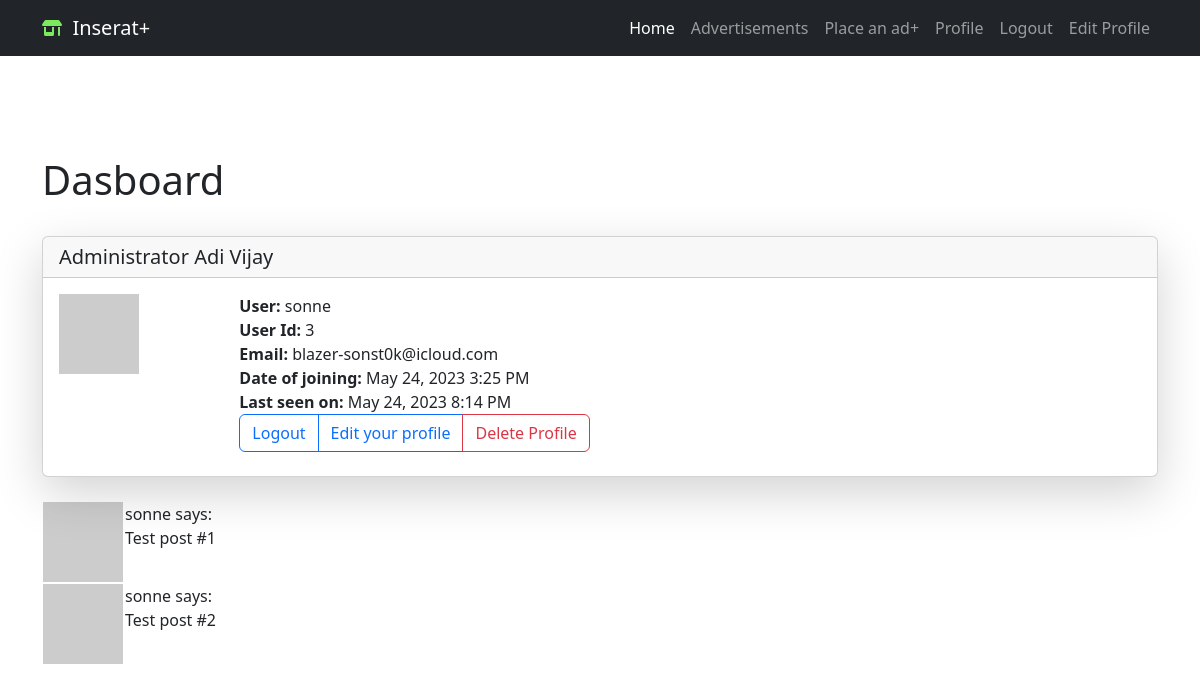
The page /user/sonne (signed in) on the database as committed earlier.
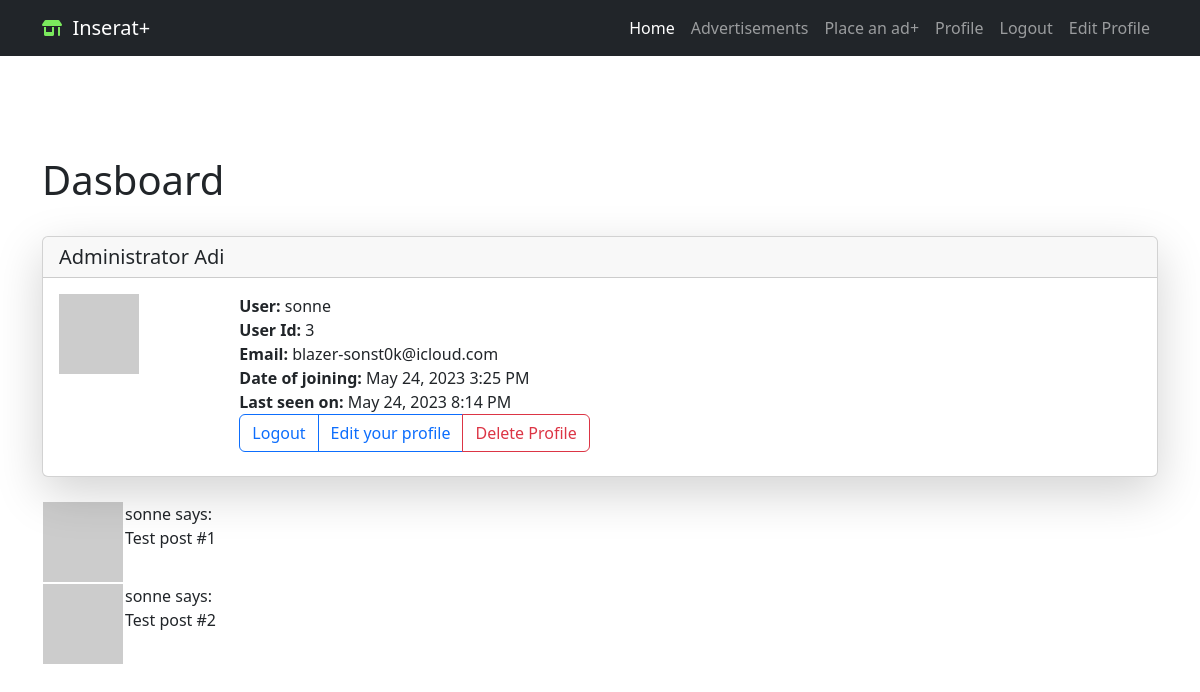
The same page on the database as committed later.
### app/models/login.py (models this page shows, shortened)
class User(db.Model, UserMixin):
    id = db.Column(db.Integer, primary_key=True)
    first_name = db.Column(db.String(50), nullable=False)
    last_name = db.Column(db.String(50), nullable=False)
    username = db.Column(db.String(20), unique=True, nullable=False)
    email = db.Column(db.String(120), unique=True, nullable=False)
    password_hash = db.Column(db.String(128), nullable=False)
    user_adedd = db.Column(db.DateTime, default=datetime.utcnow)
    last_seen = db.Column(db.DateTime, default=datetime.utcnow)
    is_admin = db.Column(db.Boolean, default=False)
    is_blocked = db.Column(db.Boolean, default=False)  # registered users can be blocked from logging in
    advertisements = db.relationship('Advertisement', backref='user', lazy=True)
    def avatar(self, size):
        digest = md5(self.email.lower().encode('utf-8')).hexdigest()
        return 'https://www.gravatar.com/avatar/{}?d=identicon&s={}'.format(
            digest, size
            )

### app/routes.py (the view)
@app.route('/user/<username>')
@login_required
def user(username):
    user = User.query.filter_by(username=username).first_or_404()
    posts = [
        {'author': user, 'body': 'Test post #1'},
        {'author': user, 'body': 'Test post #2'}
    ]
    return render_template('user.html', user=user, posts=posts)

### app/models/controlpanel.py (called while the page is built)
@app.context_processor
def security_context_processor():
    return dict(
        admin_base_template=admin.base_template,
        admin_view=admin.index_view,
        h=admin_helpers,
        get_url=url_for
    )

### app/models/login.py (called while the page is built)
@login.user_loader
def load_user(id):
    return User.query.get(int(id))

### app/routes.py (called while the page is built)
@app.before_request
def before_request():
    if current_user.is_authenticated:
        formatted_time = datetime.utcnow().strftime("%d-%b-%Y %H:%M:%S")
        current_user.last_seen = datetime.strptime(formatted_time, "%d-%b-%Y %H:%M:%S")
        db.session.commit()

### app/templates/user.html (shortened to what this page needs)
{% extends "base.html" %}
{% block content %}
<div class="container custom-container ">
  <h1>Dasboard</h1><br/>
  <div class="card shadow-lg">
    <h5 class="card-header">
      {{ user.first_name }}  {{ user.last_name }}</h5>
    <div class="card-body">
      <div class="card-title">
        <div class="row  g-0">
          <div class="col-sm-2 ">
            <img src="{{ user.avatar(128) }}">
          </div>
               <div class="col-sm-5">
                <strong>User:</strong>
                {{ user.username }}<br/>
                <strong>User Id:</strong>
                {{ user.id }}<br/>
                <strong>Email:</strong>
                {{ user.email }}<br/>
                {% if user.user_adedd %}
                <strong>Date of joining:</strong>
                {{ moment(user.user_adedd).format('LLL') }}<br/>
                {% endif %}
                {% if user.last_seen %}
                <strong>Last seen on:</strong>
                {{ moment(user.last_seen).format('LLL') }}<br/>
                {% endif %}
                <form action="{{ url_for('delete_profile') }}" method="POST" onsubmit="return confirm('Are you sure you want to delete your profile?');">
                  <div class="btn-group" role="group" aria-label="Basic outlined example">
                    <a href="{{ url_for('logout') }}" class="btn btn-outline-primary" role="button">Logout</a>
                    <a href="{{ url_for('edit_profile') }}" class="btn btn-outline-primary" role="button">Edit your profile</a>
                    <button type="submit" class="btn btn-outline-danger">Delete Profile</button>
                </form>
                </div>
             </div>
        </div>
      </div>
    </div>
  </div>
<br>
  {% if current_user.is_admin %}
  {% else %}
          <div class="container">
          {% for post in posts %}
              {% include 'includes/_post.html' %}
          {% endfor %}
  {% endif %}
</div>
{% endblock %}

### app/templates/base.html (shortened to what this page needs)
<!DOCTYPE html>
<html lang="en">
<head>
    <link rel="stylesheet" href="{{ url_for('static', filename='bootstrap/css/bootstrap.min.css') }}">
    <link rel="stylesheet" href="{{ url_for('static', filename='css/style.css') }}">
</head>
<body>
        {% include "includes/nav.html" %}
    {% block content %}{% endblock %}
</body>
</html>

### app/templates/includes/nav.html (shortened to what this page needs)
<nav class="navbar navbar-expand-lg navbar-dark bg-dark">
  <div class="container">
    <i class="fas fa-store-alt" style="color: #7bea5d;"></i>
    <a class="navbar-brand" href="{{ url_for('home') }}">&nbsp Inserat+</a>
    <div class="collapse navbar-collapse" id="navbarNav">
      <ul class="navbar-nav ms-auto">
        <li class="nav-item">
          <a class="nav-link active" aria-current="page" href="{{ url_for('home') }}">Home</a>
        </li>
        {% if current_user.is_anonymous %}
        <li class="nav-item">
          <a class="nav-link" href="{{ url_for('login') }}">Login</a>
        </li>
        <li class="nav-item">
          <a class="nav-link" href="{{ url_for('register') }}">Register</a>
        </li>
        {% else %}
        <li class="nav-item">
          <a class="nav-link" href="{{ url_for('advertisements') }}">Advertisements</a>
        </li>
        <li class="nav-item">
          <a class="nav-link" href="{{ url_for('home') }}">Place an ad+</a>
        </li>
        <li class="nav-item">
          <a class="nav-link" href="{{ url_for('user', username=current_user.username) }}">Profile</a>
        </li>
        <li class="nav-item">
          <a class="nav-link" href="{{ url_for('logout') }}">Logout</a>
        </li>
        <li class="nav-item">
          <a class="nav-link" href="{{ url_for('edit_profile') }}">Edit Profile</a>
        </li>
        {% endif %}
      </ul>
    </div>
  </div>
</nav>

### app/templates/includes/_post.html
{% block content %}
  <table>
    <tr valign="top">
        <td><img src="{{ post.author.avatar(36) }}"></td>
        <td>{{ post.author.username }} says:<br>{{ post.body }}</td>
    </tr>
</table>
{% endblock %}

### app/templates/user.html (style rules this page uses)
.custom-container { margin-top: 50px; }

Rows that differ between the two databases and show on the page:
changed User "Administrator": last_name "Adi Vijay" → "Adi"
